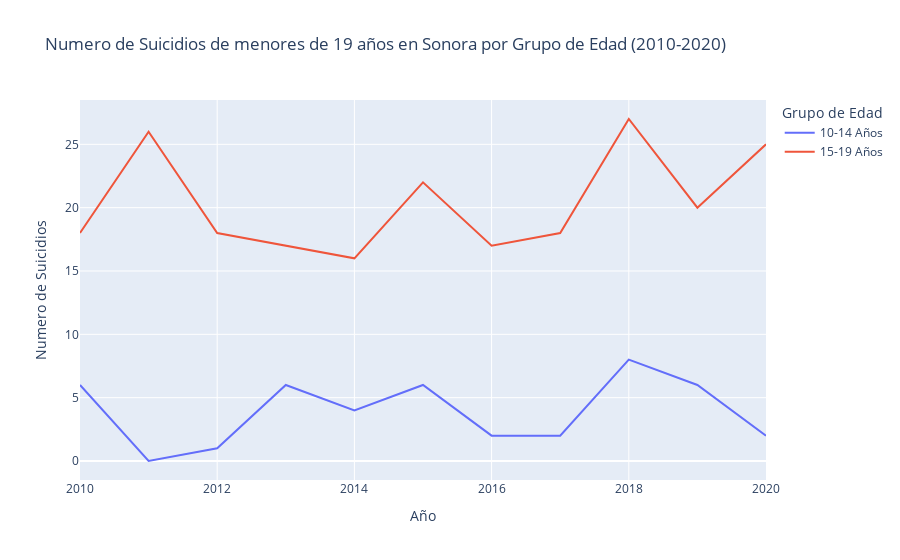

Write notebook code for a chart like this one.
### Code cell
# Suicidios por Sexo
dff = sonora_data_tidy[sonora_data_tidy['sexo'] != 'Total']
dff = dff.groupby(['fecha','grupo_edad']).suicidios.sum().reset_index()
fig = px.line(dff, x="fecha", y="suicidios", color='grupo_edad',
                title='Numero de Suicidios de menores de 19 años en Sonora por Grupo de Edad (2010-2020)',
                labels={'suicidios' : 'Numero de Suicidios',
                        'fecha': 'Año',
                        'grupo_edad': 'Grupo de Edad'})
newnames = {'suicidios_edad_10_14':'10-14 Años', 'suicidios_edad_15_19': '15-19 Años'}
fig.for_each_trace(lambda t: t.update(name = newnames[t.name],
                                      legendgroup = newnames[t.name],
                                      hovertemplate = t.hovertemplate.replace(t.name, newnames[t.name])
                                     )
                  )
fig.show()

### Figure 1 — Plotly figure (JSON) as saved in the notebook; plotly's stock layout.template omitted (floating-point values rounded to 4 significant figures)
{"data": [{"hovertemplate": "Grupo de Edad=10-14 Años<br>Año=%{x}<br>Numero de Suicidios=%{y}<extra></extra>", "legendgroup": "10-14 Años", "line": {"color": "#636efa", "dash": "solid"}, "marker": {"symbol": "circle"}, "mode": "lines", "name": "10-14 Años", "orientation": "v", "showlegend": true, "type": "scatter", "x": [2010, 2011, 2012, 2013, 2014, 2015, 2016, 2017, 2018, 2019, 2020], "xaxis": "x", "y": [6, 0, 1, 6, 4, 6, 2, 2, 8, 6, 2], "yaxis": "y"}, {"hovertemplate": "Grupo de Edad=15-19 Años<br>Año=%{x}<br>Numero de Suicidios=%{y}<extra></extra>", "legendgroup": "15-19 Años", "line": {"color": "#EF553B", "dash": "solid"}, "marker": {"symbol": "circle"}, "mode": "lines", "name": "15-19 Años", "orientation": "v", "showlegend": true, "type": "scatter", "x": [2010, 2011, 2012, 2013, 2014, 2015, 2016, 2017, 2018, 2019, 2020], "xaxis": "x", "y": [18, 26, 18, 17, 16, 22, 17, 18, 27, 20, 25], "yaxis": "y"}], "layout": {"legend": {"title": {"text": "Grupo de Edad"}, "tracegroupgap": 0}, "title": {"text": "Numero de Suicidios de menores de 19 años en Sonora por Grupo de Edad (2010-2020)"}, "xaxis": {"anchor": "y", "domain": [0, 1], "title": {"text": "Año"}}, "yaxis": {"anchor": "x", "domain": [0, 1], "title": {"text": "Numero de Suicidios"}}}}
